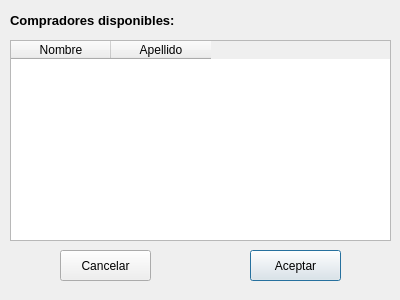
<?xml version="1.0" encoding="UTF-8"?>
<ui version="4.0">
 <class>ventanaCompradores</class>
 <widget class="QDialog" name="ventanaCompradores">
  <property name="geometry">
   <rect>
    <x>0</x>
    <y>0</y>
    <width>400</width>
    <height>300</height>
   </rect>
  </property>
  <property name="windowTitle">
   <string>Seleccionar Comprador</string>
  </property>
  <widget class="QTableWidget" name="tablaCompradores">
   <property name="geometry">
    <rect>
     <x>10</x>
     <y>40</y>
     <width>381</width>
     <height>201</height>
    </rect>
   </property>
   <column>
    <property name="text">
     <string>Nombre</string>
    </property>
   </column>
   <column>
    <property name="text">
     <string>Apellido</string>
    </property>
   </column>
  </widget>
  <widget class="QLabel" name="label">
   <property name="geometry">
    <rect>
     <x>10</x>
     <y>10</y>
     <width>171</width>
     <height>21</height>
    </rect>
   </property>
   <property name="font">
    <font>
     <pointsize>10</pointsize>
     <bold>true</bold>
    </font>
   </property>
   <property name="text">
    <string>Compradores disponibles:</string>
   </property>
  </widget>
  <widget class="QPushButton" name="btnAceptar">
   <property name="geometry">
    <rect>
     <x>250</x>
     <y>250</y>
     <width>91</width>
     <height>31</height>
    </rect>
   </property>
   <property name="text">
    <string>Aceptar</string>
   </property>
  </widget>
  <widget class="QPushButton" name="btnCancelar">
   <property name="geometry">
    <rect>
     <x>60</x>
     <y>250</y>
     <width>91</width>
     <height>31</height>
    </rect>
   </property>
   <property name="text">
    <string>Cancelar</string>
   </property>
  </widget>
 </widget>
 <resources/>
 <connections/>
</ui>
